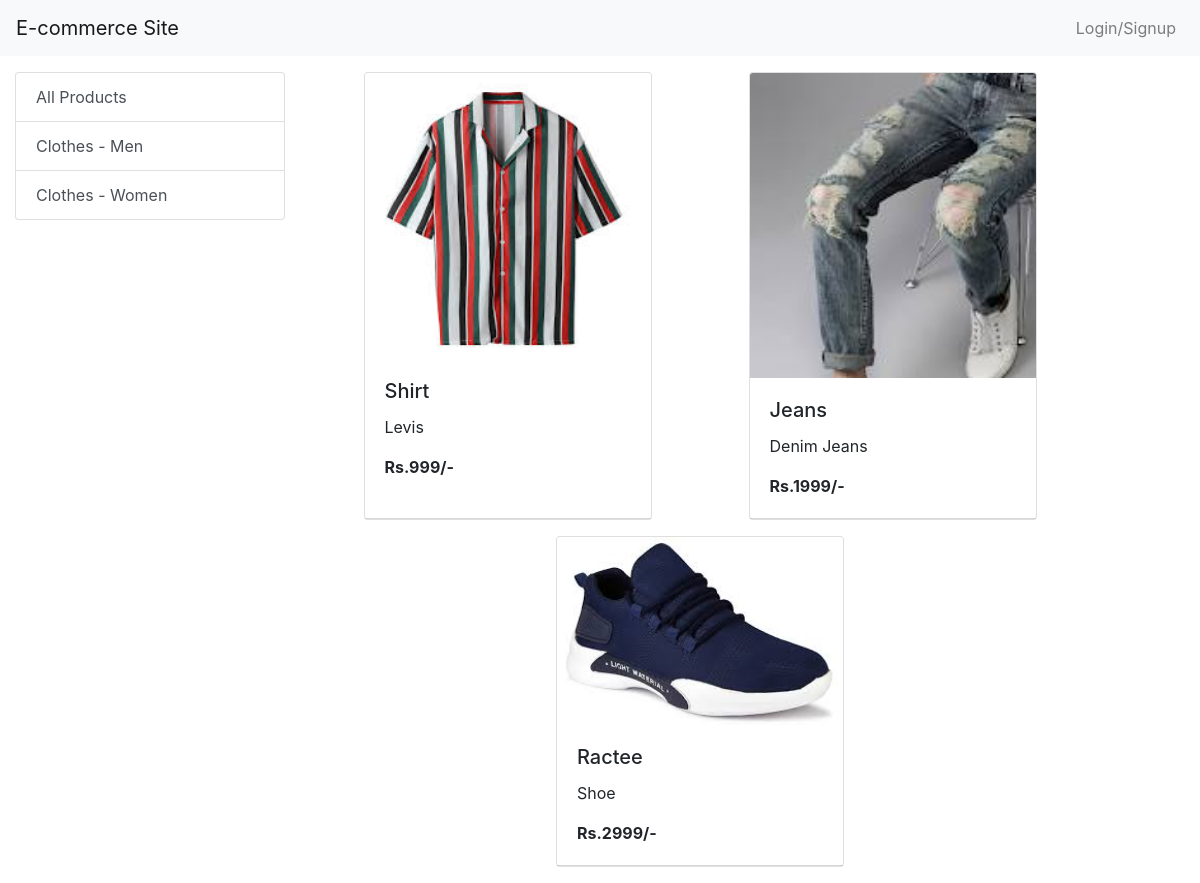
/home/?category=1, run on the app's committed database.
### store/models/category.py (models this page shows, shortened)
class Category(models.Model):
    name = models.CharField(max_length=20)
    @staticmethod
    def get_all_categories():
        return Category.objects.all()

### store/models/product.py (models this page shows, shortened)
class Product(models.Model):
    name = models.CharField(max_length=50)
    price = models.IntegerField(default=0)
    category = models.ForeignKey(Category, on_delete=models.CASCADE)
    description = models.CharField(max_length=200, default='')
    image = models.ImageField(upload_to='upload/products_images/')
    @staticmethod
    def get_all_products_by_category(category):
        return Product.objects.filter(category=category)

### store/views.py (the view)
# urls.py: url('home/', index),
def index(request):
    if request.method == "GET":
        product_list = Product.get_all_products() if not request.GET.get('category') \
            else Product.get_all_products_by_category(request.GET.get('category'))
        content = {
            'productList': product_list,
            'categories': Category.get_all_categories(),
        }
        return render(request, 'orders/index.html', content)
    remove = request.POST.get('remove', 0)
    cart = Customer.remove_product_from_cart(request) if remove else Customer.add_product_to_cart(request)
    request.session['cart'] = cart
    return redirect(index)

### store/templates/orders/index.html (shortened to what this page needs)
{% extends 'base.html' %}
{% block content %}
{% load cart %}
<div class="container-fluid mt-3">
    <div class="row">
        <div class="col-lg-3">
            <div class="list-group">
                <a href="/home/" class="list-group-item
                list-group-item-action ">All Products </a>
                {% for category in categories%}
                <a href="/home/?category={{category.id}}" class="list-group-item
                list-group-item-action ">{{category.name}} </a>
                {% endfor %}
            </div>
        </div>
        <div id="product" class="col-lg-8">
            <div class="row mx-auto">
                {% for item in productList %}
                <div class="card mx-auto mb-3" style="width: 18rem;">
                    <img class="card-img-top" src="{{item.image.url}}" alt="Card image cap">
                    <div class="card-body">
                        <h5 class="card-title">{{item.name|title}}</h5>
                        <p class="card-text">{{item.description}}</p>
                        <p class="card-text"><strong>Rs.{{item.price}}/-</strong></p>
                    </div>
                    <div class="card-footer p-0 no-gutters">
                    </div>
                </div>
                {% endfor %}
            </div>
        </div>
    </div>
</div>
{% endblock %}

### data on the page
Category: name "Clothes - Men"
Category: name "Clothes - Women"
Product: image (picture), name "Shirt", description "Levis", price "999"
Product: image (picture), name "Jeans", description "Denim Jeans", price "1999"
Product: image (picture), name "Ractee", description "Shoe", price "2999"
